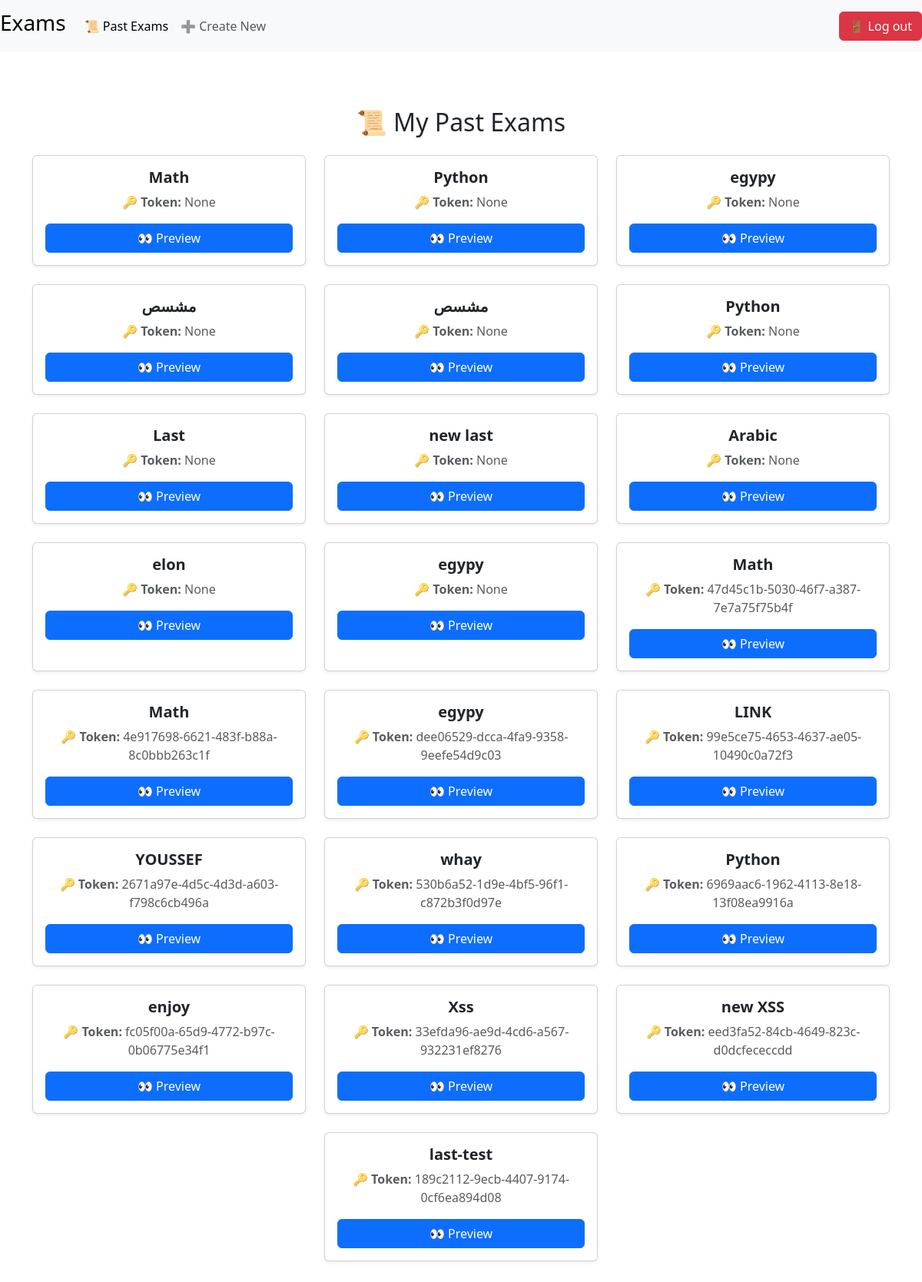
The page /past (signed in) on the database its author committed.
### tables this page shows
CREATE TABLE exams (
    id INTEGER PRIMARY KEY AUTOINCREMENT,
    name TEXT NOT NULL,
    created_by INTEGER NOT NULL,
    time_limit INTEGER, token TEXT, -- بالدقايق
    FOREIGN KEY (created_by) REFERENCES users(id)
);

### app.py (the view)
@app.route("/past", methods=["GET", "POST"])
@login_required
@teacher_required
def past():
    exam = query_db("SELECT * FROM exams WHERE created_by = ?", (session["user_id"],))
    return render_template("past.html", exam=exam)

### app.py (called while the page is built)
def query_db(query, args=(), one=False, commit=False):
    conn = sqlite3.connect("exams.db")
    conn.row_factory = sqlite3.Row
    cur = conn.cursor()
    cur.execute(query, args)
    if commit:
        conn.commit()
        conn.close()
        return cur.lastrowid
    rv = cur.fetchall()
    conn.close()
    return (rv[0] if rv else None) if one else [dict(row) for row in rv]

### helpers.py (called while the page is built)
def login_required(f):
    @wraps(f)
    def decorated_function(*args, **kwargs):
        if session.get("user_id") is None:
            return redirect("/login")
        return f(*args, **kwargs)
    return decorated_function

def teacher_required(f):
    @wraps(f)
    def decorated_function(*args, **kwargs):
        db.execute("SELECT role FROM users WHERE id = ?", (session.get("user_id"),))
        who = db.fetchone()
        if not who:
            return redirect("/login")
        if who["role"].lower() == "student":
            return redirect("/index")
        return f(*args, **kwargs)
    return decorated_function

### templates/past.html (shortened to what this page needs)
{% extends "layout.html" %}
{% block nav %}
<div class="collapse navbar-collapse" id="navbarSupportedContent">
  <ul class="navbar-nav me-auto">
    <li class="nav-item">
      <a class="nav-link active" href="/past">📜 Past Exams</a>
    </li>
    <li class="nav-item">
      <a class="nav-link" href="/new_ex">➕ Create New</a>
    </li>
  </ul>
  <ul class="navbar-nav ms-auto">
    <li class="nav-item">
      <a href="/logout" class="btn btn-danger">🚪 Log out</a>
    </li>
  </ul>
</div>
{% endblock %}
{% block main %}
<div class="container py-5">
  <h2 class="text-center mb-4">📜 My Past Exams</h2>
  {% if exam|length == 0 %}
  <div class="alert alert-info text-center" role="alert">
    No past exams found. Create a new one to get started! 🚀
  </div>
  {% else %}
  <div class="row justify-content-center">
    {% for i in exam %}
    <div class="col-md-4 col-sm-6 mb-4">
      <div class="card shadow-sm h-100 rounded">
        <div class="card-body text-center">
          <h5 class="card-title fw-bold">{{ i.name }}</h5>
          <p class="card-text text-muted">
            <strong>🔑 Token:</strong> {{ i.token }}
          </p>
          <a href="/exam/preview/{{ i.token }}" class="btn btn-primary w-100">
            👀 Preview
          </a>
        </div>
      </div>
    </div>
    {% endfor %}
  </div>
  {% endif %}
</div>
{% endblock %}

### rows shown on the page
exams: name "Math", token "None"
exams: name "Python", token "None"
exams: name "egypy", token "None"
exams: name "مشسص", token "None"
exams: name "مشسص", token "None"
exams: name "Python", token "None"
exams: name "Last", token "None"
exams: name "new last", token "None"
exams: name "Arabic", token "None"
exams: name "elon", token "None"
exams: name "egypy", token "None"
exams: name "Math", token "47d45c1b-5030-46f7-a387-7e7a75f75b4f"
exams: name "Math", token "4e917698-6621-483f-b88a-8c0bbb263c1f"
exams: name "egypy", token "dee06529-dcca-4fa9-9358-9eefe54d9c03"
exams: name "LINK", token "99e5ce75-4653-4637-ae05-10490c0a72f3"
exams: name "YOUSSEF", token "2671a97e-4d5c-4d3d-a603-f798c6cb496a"
exams: name "whay", token "530b6a52-1d9e-4bf5-96f1-c872b3f0d97e"
exams: name "Python", token "6969aac6-1962-4113-8e18-13f08ea9916a"
exams: name "enjoy", token "fc05f00a-65d9-4772-b97c-0b06775e34f1"
exams: name "Xss", token "33efda96-ae9d-4cd6-a567-932231ef8276"
exams: name "new XSS", token "eed3fa52-84cb-4649-823c-d0dcfececcdd"
exams: name "last-test", token "189c2112-9ecb-4407-9174-0cf6ea894d08"
